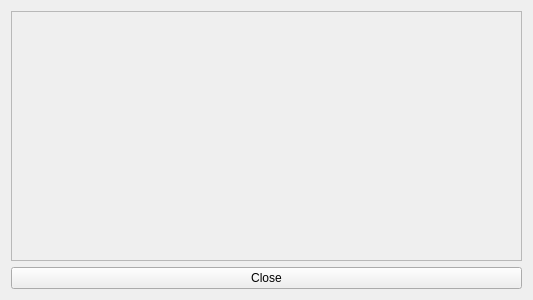
<ui version="4.0" >
 <class>filehistorylisterClass</class>
 <widget class="QWidget" name="filehistorylisterClass" >
  <property name="geometry" >
   <rect>
    <x>0</x>
    <y>0</y>
    <width>533</width>
    <height>300</height>
   </rect>
  </property>
  <property name="windowTitle" >
   <string>filehistorylister</string>
  </property>
  <layout class="QHBoxLayout" name="horizontalLayout" >
   <item>
    <layout class="QVBoxLayout" name="verticalLayout" >
     <item>
      <widget class="QScrollArea" name="scrollArea" >
       <property name="widgetResizable" >
        <bool>true</bool>
       </property>
       <widget class="QWidget" name="scrollAreaWidgetContents" >
        <property name="geometry" >
         <rect>
          <x>0</x>
          <y>0</y>
          <width>509</width>
          <height>240</height>
         </rect>
        </property>
        <layout class="QHBoxLayout" name="horizontalLayout_2" >
         <item>
          <layout class="QVBoxLayout" name="verticalLayout_2" />
         </item>
        </layout>
       </widget>
      </widget>
     </item>
     <item>
      <widget class="QPushButton" name="close" >
       <property name="text" >
        <string>Close</string>
       </property>
      </widget>
     </item>
    </layout>
   </item>
  </layout>
 </widget>
 <layoutdefault spacing="6" margin="11" />
 <resources/>
 <connections/>
</ui>
